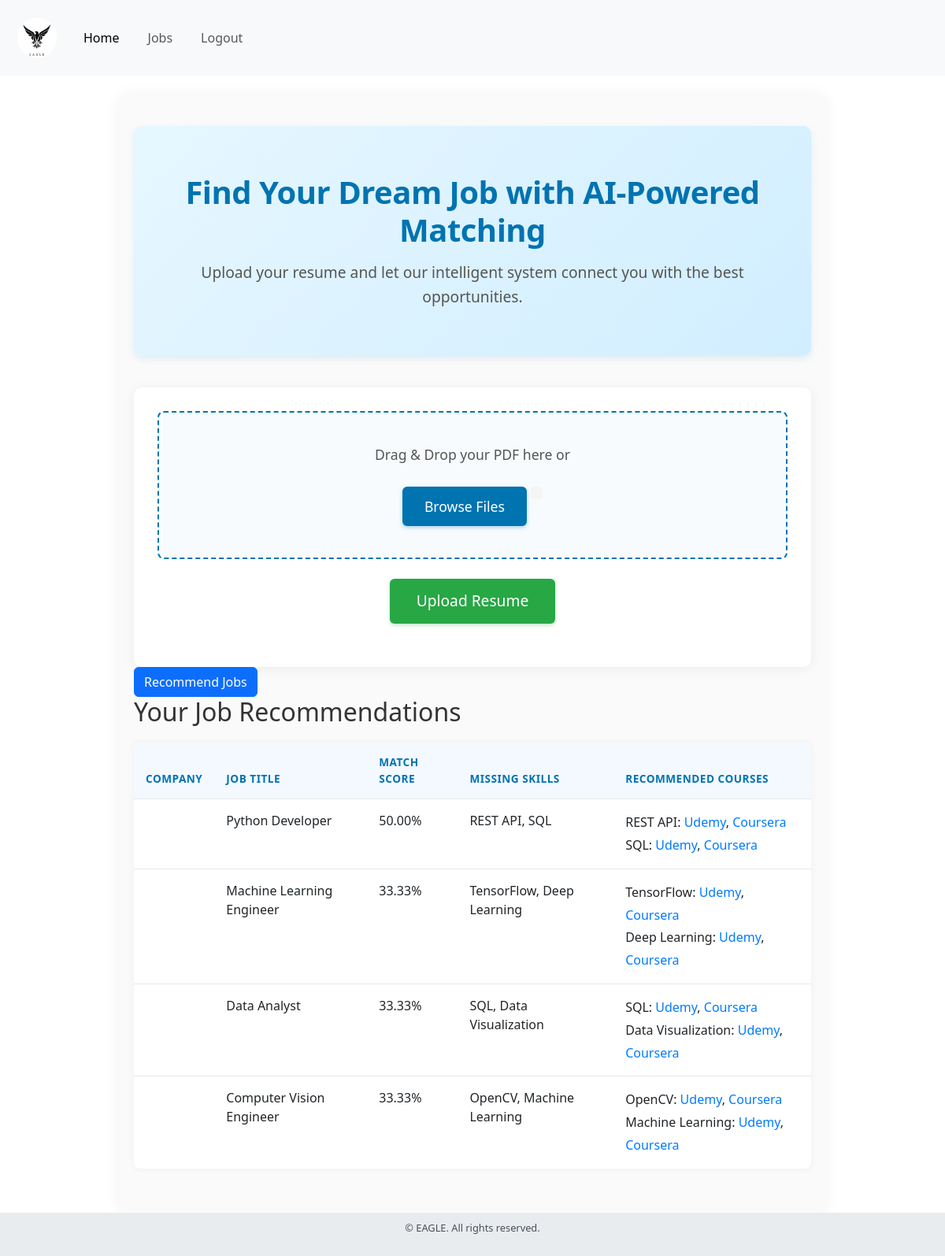
Screenshot of / (signed in) with the database file from the repository.
### app/models.py (models this page shows)
class JobRecommendation(db.Model):
    id = db.Column(db.Integer, primary_key=True)
    user_id = db.Column(db.Integer, db.ForeignKey('user.id'), nullable=False)
    job_title = db.Column(db.String(100), nullable=False)
    match_score = db.Column(db.Float, nullable=False)
    missing_skills = db.Column(db.String(255), nullable=True)

### app/views.py (the view)
@app.route('/')
def home():
    recommendations = []
    if 'user' in session:
        user_id = session['user']['id']
        recommendations = JobRecommendation.query.filter_by(user_id=user_id).all()
    return render_template('home.html', recommendations=recommendations)

### app/templates/home.html (shortened to what this page needs)
{% extends "base.html" %} {% block content %}
<div class="home-page">
  <div class="hero-section">
    <div class="hero-content">
      <h1 class="hero-title">Find Your Dream Job with AI-Powered Matching</h1>
      <p class="hero-subtitle">
        Upload your resume and let our intelligent system connect you with the
        best opportunities.
      </p>
    </div>
  </div>
  <div class="upload-section">
    <form
      id="upload-form"
      method="POST"
      action="{{ url_for('upload') }}"
      enctype="multipart/form-data"
    >
      <div id="drop-area">
        <p class="drop-message">Drag & Drop your PDF here or</p>
        <label for="fileElem" class="browse-button">Browse Files</label>
        <p id="file-name" class="file-name"></p>
      </div>
      <button type="submit" class="upload-button">Upload Resume</button>
    </form>
  </div>
  <button id="recommend-btn" class="btn btn-primary">Recommend Jobs</button>
  <div id="recommendations">
    {% if recommendations %}
    <h2>Your Job Recommendations</h2>
    <table class="table">
      <thead>
        <tr>
          <th>Company</th>
          <th>Job Title</th>
          <th>Match Score</th>
          <th>Missing Skills</th>
          <th>Recommended Courses</th>
        </tr>
      </thead>
      <tbody>
        {% for rec in recommendations %}
        <tr>
          <td>{{ rec.company }}</td>
          <td>{{ rec.job_title }}</td>
          <td>{{ "%.2f"|format(rec.match_score) }}%</td>
          <td>{{ rec.missing_skills }}</td>
          <td class="course-links">
            {% if rec.missing_skills %} {% for skill in
            rec.missing_skills.split(', ') %} {{ skill }}:
            <a
              href="https://www.udemy.com/courses/search/?q={{ skill|replace(' ', '+') }}"
              target="_blank"
              >Udemy</a
            >,
            <a
              href="https://www.coursera.org/search?query={{ skill|replace(' ', '%20') }}"
              target="_blank"
              >Coursera</a
            >{% if not loop.last %}<br />{% endif %} {% endfor %} {% else %}
            None {% endif %}
          </td>
        </tr>
        {% endfor %}
      </tbody>
    </table>
    {% else %}
    <p>No recommendations yet. Upload a resume to get started.</p>
    {% endif %}
  </div>
</div>
<link
  rel="stylesheet"
  href="{{ url_for('static', filename='css/home.css') }}"
/>
{% endblock %}

### app/static/css/style.css (style rules this page uses)
body { font-family: Arial, sans-serif; text-align: center; }

### app/static/css/home.css (style rules this page uses)
.home-page { font-family: 'Segoe UI', 'Roboto', 'Arial', sans-serif; color: #333; max-width: 900px; margin: 0 auto; padding: 40px 20px; background-color: #fafafa; box-shadow: 0 0 20px rgba(0, 0, 0, 0.05); border-radius: 12px; }
.hero-section { background: linear-gradient(135deg, #e6f7ff 0%, #d1eeff 100%); padding: 60px 20px; text-align: center; border-radius: 10px; margin-bottom: 40px; box-shadow: 0 4px 10px rgba(0, 115, 177, 0.1); }
.hero-title { font-size: 2.5em; color: #0073b1; margin-bottom: 15px; font-weight: 600; letter-spacing: -0.5px; }
.hero-subtitle { font-size: 1.2em; color: #555; line-height: 1.6; max-width: 700px; margin: 0 auto; }
.upload-section { text-align: center; background-color: white; padding: 30px; border-radius: 10px; box-shadow: 0 2px 15px rgba(0, 0, 0, 0.06); }
#drop-area { border: 2px dashed #0073b1; border-radius: 8px; padding: 40px; margin-bottom: 20px; cursor: pointer; transition: all 0.3s ease; background-color: rgba(0, 115, 177, 0.03); }
.drop-message { font-size: 1.1em; margin-bottom: 15px; color: #555; }
.browse-button { padding: 12px 28px; background-color: #0073b1; color: white; border: none; border-radius: 6px; font-size: 1.1em; cursor: pointer; transition: all 0.3s ease; font-weight: 500; box-shadow: 0 2px 5px rgba(0, 115, 177, 0.3); }
.file-name { margin-top: 12px; font-style: italic; color: #666; padding: 8px; background-color: #f5f5f5; border-radius: 4px; display: inline-block; }
.upload-button { display: block; margin: 25px auto; padding: 14px 34px; background-color: #28a745; color: white; border: none; border-radius: 6px; font-size: 1.2em; cursor: pointer; transition: all 0.3s ease; font-weight: 500; box-shadow: 0 2px 5px rgba(40, 167, 69, 0.3); }
.table { width: 100%; border-collapse: separate; border-spacing: 0; margin-top: 20px; overflow: hidden; border-radius: 8px; box-shadow: 0 0 10px rgba(0, 0, 0, 0.05); }
.table th, .table td { padding: 15px; text-align: left; border-bottom: 1px solid #e8e8e8; }
.table th { background-color: #f4f9ff; color: #0073b1; font-weight: 600; text-transform: uppercase; font-size: 0.85em; letter-spacing: 0.5px; }
.table tr:last-child td { border-bottom: none; }

### app/templates/base.html (style rules this page uses)
body { display: flex; flex-direction: column; min-height: 100vh; }

### app/templates/home.html (style rules this page uses)
.course-links a { color: #007bff; text-decoration: none; }
.course-links { line-height: 1.8; }

### rows the page displays
JobRecommendation: job_title "Python Developer", match_score "50.00", missing_skills "REST API, SQL", skill "REST API" "SQL"
JobRecommendation: job_title "Machine Learning Engineer", match_score "33.33", missing_skills "TensorFlow, Deep Learning", skill "TensorFlow" "Deep Learning"
JobRecommendation: job_title "Data Analyst", match_score "33.33", missing_skills "SQL, Data Visualization", skill "SQL" "Data Visualization"
JobRecommendation: job_title "Computer Vision Engineer", match_score "33.33", missing_skills "OpenCV, Machine Learning", skill "OpenCV" "Machine Learning"
